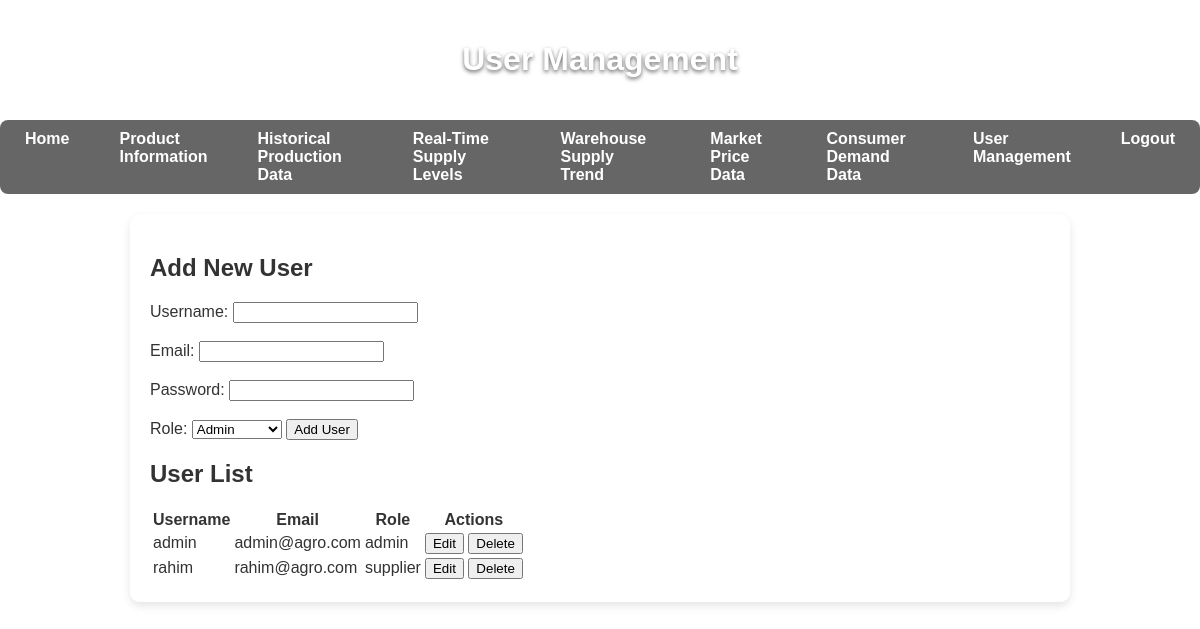
Before: /user_management.php with the older database file.
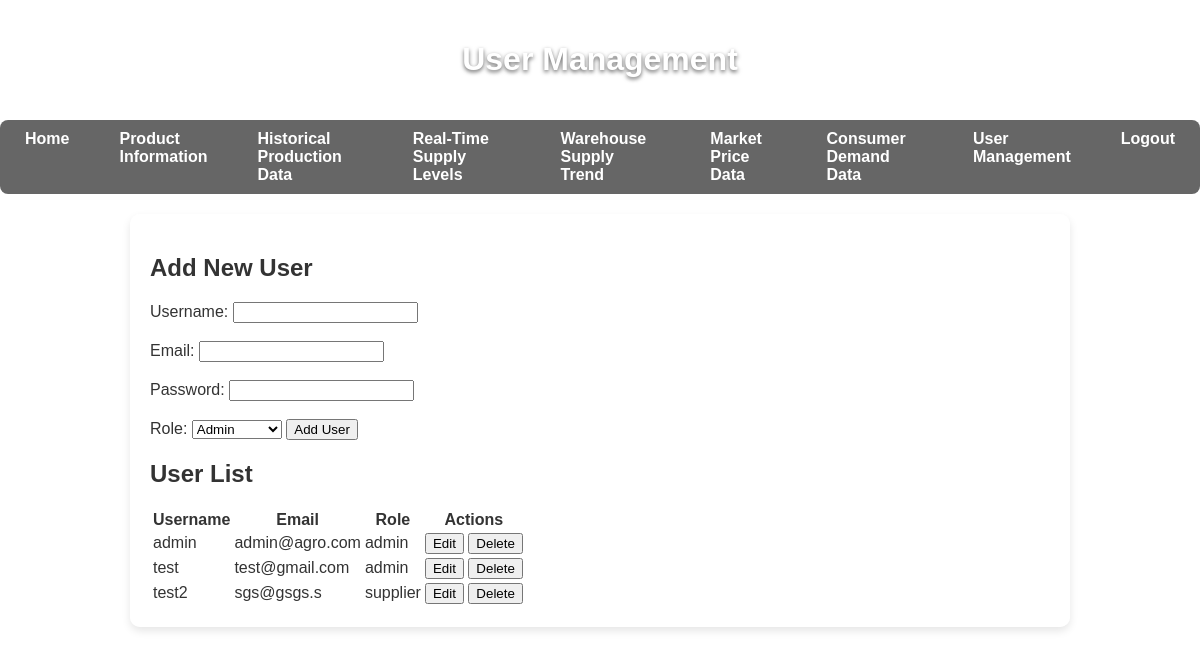
After: the same page with the newer database file.
### tables this page shows
CREATE TABLE users (
    id INT AUTO_INCREMENT PRIMARY KEY,
    username VARCHAR(50) NOT NULL,
    email VARCHAR(100) NOT NULL UNIQUE,
    password VARCHAR(255) NOT NULL,
    role ENUM('admin', 'supplier', 'consumer', 'warehouse', 'retailer') NOT NULL DEFAULT 'consumer',
    created_at TIMESTAMP DEFAULT CURRENT_TIMESTAMP
);

### user_management.php (the view, shortened to what this page needs)
<!DOCTYPE html>
<html lang="en">
<head>
    <link rel="stylesheet" href="styles.css">
    <link rel="stylesheet" href="css/common.css">
</head>
<body>
    <header>
        <h1>User Management</h1>
    </header>
    <?php include 'db_connect.php'; ?>
    <main>
        <section>
            <h2>Add New User</h2>
            <form method="POST" action="">
                <label for="username">Username:</label>
                <input type="text" id="username" name="username" required><br><br>
                <label for="email">Email:</label>
                <input type="email" id="email" name="email" required><br><br>
                <label for="password">Password:</label>
                <input type="password" id="password" name="password" required><br><br>
                <label for="role">Role:</label>
                <select id="role" name="role" required>
                    <option value="admin">Admin</option>
                </select>
                <button type="submit" name="addUser">Add User</button>
            </form>
        </section>
        <section>
            <h2>User List</h2>
            <?php
            $sql = "SELECT id, username, email, role FROM users";
            $result = $conn->query($sql);
            ?>
            <table>
                <thead>
                    <tr>
                        <th>Username</th>
                        <th>Email</th>
                        <th>Role</th>
                        <th>Actions</th>
                    </tr>
                </thead>
                <tbody>
                    <?php while ($row = $result->fetch_assoc()): ?>
                    <tr>
                        <td><?= htmlspecialchars($row['username']) ?></td>
                        <td><?= htmlspecialchars($row['email']) ?></td>
                        <td><?= htmlspecialchars($row['role']) ?></td>
                        <td>
                            <a href="?edit=<?= $row['id'] ?>"><button>Edit</button></a>
                            <a href="?delete=<?= $row['id'] ?>" onclick="return confirm('Are you sure you want to delete this user?');"><button>Delete</button></a>
                        </td>
                    </tr>
                    <?php endwhile; ?>
                </tbody>
            </table>
        </section>
    </main>
</body>
</html>

### css/common.css (style rules this page uses)
body { background-image: url('bg_picture.jpg'); background-size: cover; background-position: center; background-repeat: no-repeat; color: #333; min-height: 100vh; margin: 0; font-family: Arial, sans-serif; }
nav ul { list-style-type: none; margin: 0; padding: 0; display: flex; justify-content: center; background: rgba(0, 0, 0, 0.6); border-radius: 8px; }
nav ul li { margin: 0 10px; }
nav ul li a { color: white; padding: 10px 15px; text-decoration: none; display: block; font-weight: bold; }
main { padding: 20px; background: rgba(255, 255, 255, 0.8); border-radius: 10px; margin: 20px auto; max-width: 900px; box-shadow: 0 4px 8px rgba(0, 0, 0, 0.1); }
header { text-align: center; padding: 20px; color: white; text-shadow: 0 2px 4px rgba(0, 0, 0, 0.6); }

Changed rows visible on the page:
removed users: username "rahim", email "rahim@agro.com", role "supplier"
added users: username "test", email "test@gmail.com", role "admin"
added users: username "test2", email "sgs@gsgs.s", role "supplier"
